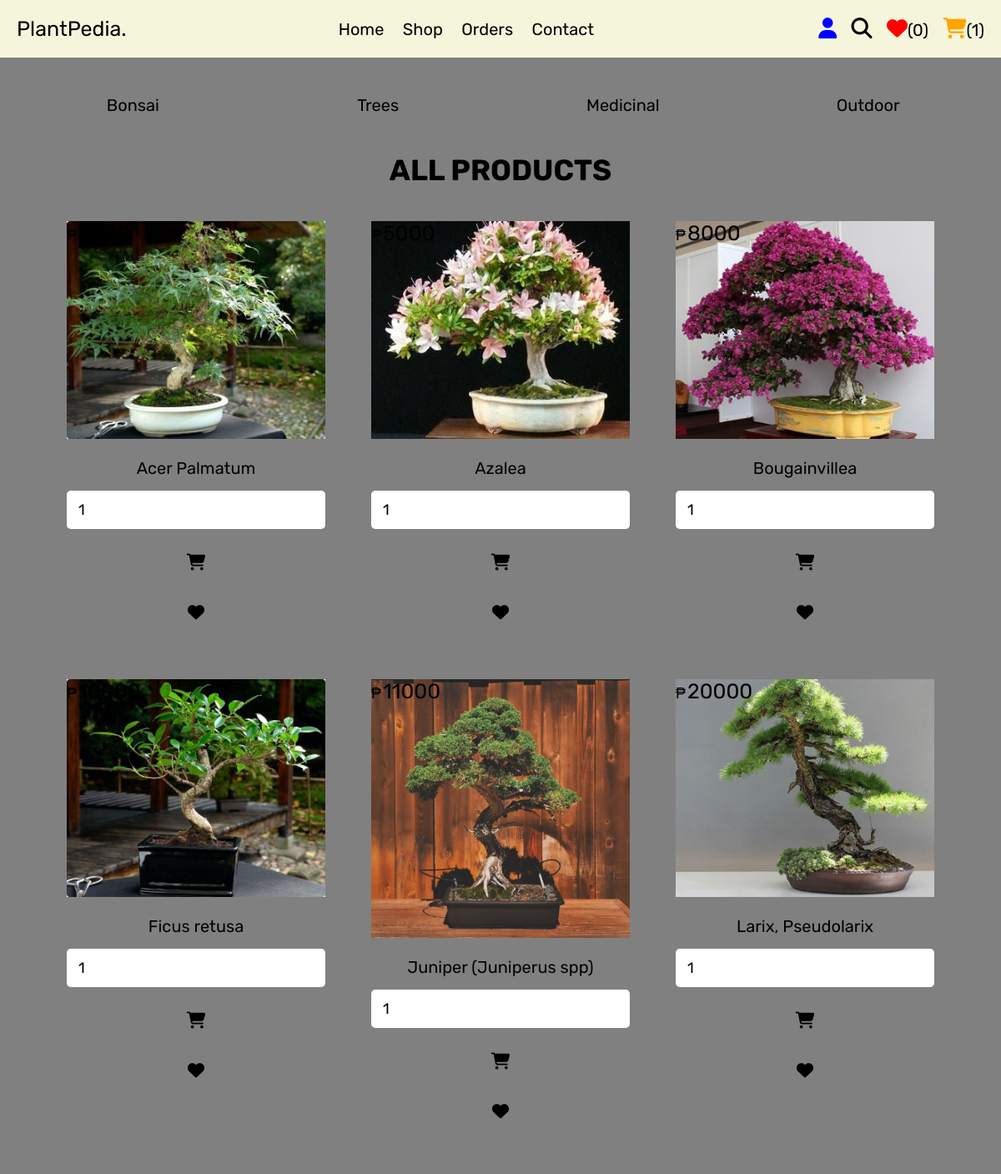
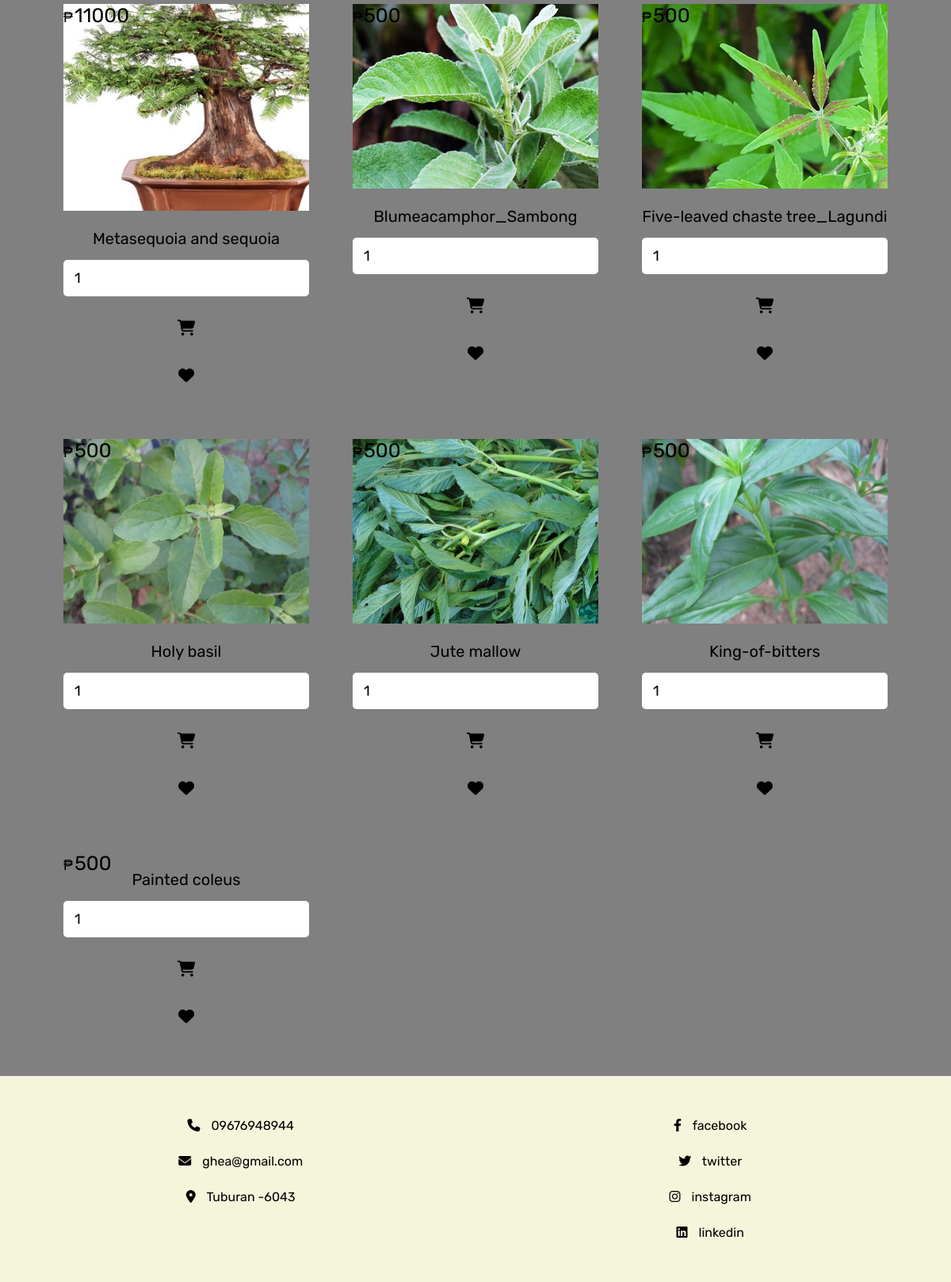
Screenshot of /shop.php (signed in) with the database file from the repository (2 pictures, top to bottom).
### tables this page shows
CREATE TABLE `products` (
  `id` int(100) NOT NULL,
  `name` varchar(100) NOT NULL,
  `category` varchar(20) NOT NULL,
  `details` varchar(500) NOT NULL,
  `price` int(100) NOT NULL,
  `image` varchar(100) NOT NULL
);

### shop.php (the view, shortened to what this page needs)
<?php
@include 'config.php';
?>
<!DOCTYPE html>
<html lang="en">
<head>
   <link rel="stylesheet" href="https://cdnjs.cloudflare.com/ajax/libs/font-awesome/6.1.1/css/all.min.css">
   <link rel="stylesheet" href="css/style.css">
</head>
<body>
<?php include 'header.php'; ?>
<section class="p-category">
   <a href="category.php?category=bonsai">Bonsai</a>
   <a href="category.php?category=trees">Trees</a>
   <a href="category.php?category=medicinal">Medicinal</a>
   <a href="category.php?category=outdoor">Outdoor</a>
</section>
<section class="products">
   <h1 class="title">All products</h1>
   <div class="box-container">
   <?php
      $select_products = $conn->prepare("SELECT * FROM `products`");
      $select_products->execute();
      if($select_products->rowCount() > 0){
         while($fetch_products = $select_products->fetch(PDO::FETCH_ASSOC)){
   ?>
   <form action="" class="box" method="POST">
      <div class="price">₱<span><?= $fetch_products['price']; ?></span></div>
      <img src="uploaded_img/<?= $fetch_products['image']; ?>" alt="">
      <div class="name"><?= $fetch_products['name']; ?></div>
      <input type="number" min="1" value="1" name="p_qty" class="qty">
      <button type="submit" class="btn" name="add_to_cart" title="Add to Cart">
    <i class="fas fa-shopping-cart"></i>
  </button>
      <button type="submit" class="option-btn" name="add_to_wishlist" title="Add to Wishlist">
    <i class="fas fa-heart"></i>
  </button>
   </form>
   <?php
      }
   }else{
      echo '<p class="empty">no products added yet!</p>';
   }
   ?>
   </div>
</section>
<?php include 'footer.php'; ?>
</body>
</html>

### header.php (shortened to what this page needs)
<header class="header">
   <div class="flex">
      <a href="admin_page.php" class="logo">PlantPedia<span>.</span></a>
      <nav class="navbar">
         <a href="home.php">Home</a>
         <a href="shop.php">Shop</a>
         <a href="orders.php">Orders</a>
         <a href="contact.php">Contact</a>
      </nav>
      <div class="icons">
         <div id="user-btn" class="fas fa-user"style="color: blue;"></div>
         <a href="search_page.php" class="fas fa-search"style="color: black;"></a>
         <?php
            $count_cart_items = $conn->prepare("SELECT * FROM `cart` WHERE user_id = ?");
            $count_cart_items->execute([$user_id]);
            $count_wishlist_items = $conn->prepare("SELECT * FROM `wishlist` WHERE user_id = ?");
            $count_wishlist_items->execute([$user_id]);
         ?>
         <a href="wishlist.php"><i class="fas fa-heart"style="color: red;"></i><span>(<?= $count_wishlist_items->rowCount(); ?>)</span></a>
         <a href="cart.php"><i class="fas fa-shopping-cart"style="color: orange;"></i><span>(<?= $count_cart_items->rowCount(); ?>)</span></a>
      </div>
   </div>
</header>

### footer.php
<footer class="footer">
   <section class="box-container">
      <div class="box">
         <p> <i class="fas fa-phone"></i> 09676948944 </p>
         <p> <i class="fas fa-envelope"></i> ghea@gmail.com </p>
         <p> <i class="fas fa-map-marker-alt"></i> Tuburan -6043</p>
      </div>
      <div class="box">
         <a href="#"> <i class="fab fa-facebook-f"></i> facebook </a>
         <a href="#"> <i class="fab fa-twitter"></i> twitter </a>
         <a href="#"> <i class="fab fa-instagram"></i> instagram </a>
         <a href="#"> <i class="fab fa-linkedin"></i> linkedin </a>
      </div>
   </section>
</footer>

### css/style.css (style rules this page uses)
.products .box-container { display: grid; grid-template-columns: repeat(auto-fit, 35rem); gap:1.5rem; justify-content: center; align-items: flex-start; }
.products .box-container .box { padding:2rem; text-align: center; border:var(--border); background-color: var(--white); box-shadow: var(--box-shadow); border-radius: .5rem; position: relative; }
.products .box-container .box .price { position: absolute; top:1rem; left:1rem; padding:1rem; border-radius: .5rem; background-color: var(--red); font-size: 1.8rem; color:var(--white); }
.products .box-container .box .price span { font-size: 2.5rem; color:var(--white); margin:0 .2rem; }
.products .box-container .box img { width: 100%; margin-bottom: 1rem; }
.products .box-container .box .name { font-size: 2rem; color:var(--black); padding:1rem 0; }
.products .box-container .box .qty { margin:.5rem 0; border-radius: .5rem; padding:1.2rem 1.4rem; font-size: 1.8rem; color:var(--black); border:var(--border); width: 100%; }
.p-category { display: grid; grid-template-columns: repeat(auto-fit, minmax(27rem, 1fr)); gap:1.5rem; justify-content: center; align-items: flex-start; }
.p-category { padding-bottom: 0; }
.p-category a { padding:1.5rem; text-align: center; border:var(--border); background-color: var(--white); box-shadow: var(--box-shadow); border-radius: .5rem; font-size: 2rem; text-transform: capitalize; color:var(--black); }

### css/components.css (style rules this page uses)
* { font-family: 'Rubik', sans-serif; margin:0; padding:0; box-sizing: border-box; outline: none; border:none; text-decoration: none; color:var(--black); }
html { font-size: 62.5%; overflow-x: hidden; scroll-behavior: smooth; scroll-padding-top: 6.5rem; }
section { padding:3rem 2rem; max-width: 1200px; margin:0 auto; }
.btn, .delete-btn, .option-btn { display: block; width: 100%; margin-top: 1rem; border-radius: .5rem; color:var(--white); font-size: 2rem; padding:1.3rem 3rem; text-transform: capitalize; cursor: pointer; text-align: center; }
.btn { background-color: var(--green); }
.option-btn { background-color: var(--orange); }
.title { text-align: center; margin-bottom: 2rem; text-transform: uppercase; color:var(--black); font-size: 3.5rem; }
.header { background-color: beige; position: sticky; top:0; left:0; right:0; z-index: 1000; box-shadow: var(--box-shadow); }
.header .flex { display: flex; align-items: center; justify-content: space-between; padding:2rem; margin: 0 auto; max-width: 1200px; position: relative; }
.header .flex .logo { font-size: 2.5rem; color:var(--black); }
.header .flex .logo span { color:var(--green); }
.header .flex .navbar a { margin:0 1rem; font-size: 2rem; color:var(--light-color); }
.header .flex .icons > * { font-size: 2.5rem; color:var(--light-color); cursor: pointer; margin-left: 1.5rem; }
.header .flex .icons a span, .header .flex .icons a i { color:var(--light-color); }
.header .flex .icons a span { font-size: 2rem; }
.footer { background-color:beige; text-align: center; padding: 10px 0; width: 100%; position: relative; bottom: 0; }
.footer .box-container { display: grid; grid-template-columns: repeat(auto-fit, minmax(27rem, 1fr)); gap:2.5rem; }
.footer .box-container .box a, .footer .box-container .box p { display: block; padding:1.3rem 0; font-size: 1.6rem; color:var(--light-color); }
.footer .box-container .box a i, .footer .box-container .box p i { color:var(--green); padding-right: 1rem; }

### shop.php (style rules this page uses)
body { background-color: gray; background-size: cover; background-position: center; }

### header.php (style rules this page uses)
.header { background-color: beige; position: sticky; top:0; left:0; right:0; z-index: 1000; box-shadow: var(--box-shadow); }
.header .flex { display: flex; align-items: center; justify-content: space-between; padding:2rem; margin: 0 auto; max-width: 1200px; position: relative; }
.header .flex .logo { font-size: 2.5rem; color:var(--black); }
.header .flex .logo span { color:var(--green); }
.header .flex .navbar a { margin:0 1rem; font-size: 2rem; color:var(--light-color); }
.header .flex .icons > * { font-size: 2.5rem; color:var(--light-color); cursor: pointer; margin-left: 1.5rem; }
.header .flex .icons a span, .header .flex .icons a i { color:var(--light-color); }
.header .flex .icons a span { font-size: 2rem; }

### rows the page displays
products: image (picture), name "Acer Palmatum"
products: image (picture), name "Azalea"
products: price "8000", image (picture), name "Bougainvillea"
products: price "10000", image (picture), name "Ficus retusa"
products: price "11000", image (picture), name "Juniper (Juniperus spp)"
products: price "20000", image (picture), name "Larix, Pseudolarix"
products: price "11000", image (picture), name "Metasequoia and sequoia"
products: price "500", image (picture), name "Blumeacamphor_Sambong"
products: price "500", image (picture), name "Five-leaved chaste tree_Lagundi"
products: price "500", image (picture), name "Holy basil"
products: price "500", image (picture), name "Jute mallow"
products: price "500", image (picture), name "King-of-bitters"
products: price "500", name "Painted coleus"

### other values shown
$count_wishlist_items->rowCount() "0"
$count_cart_items->rowCount() "1"
